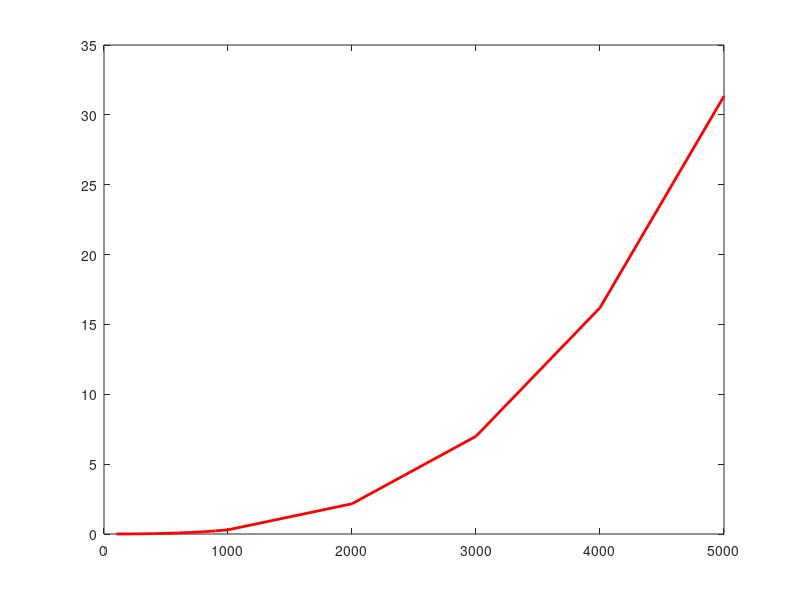

Write MATLAB code to recreate this figure. (Note: this script raises an error after producing the figure.)
   clear
   close all
   X = load('test_timing_w03_l1p1_mn__square__1thread.dat');
   Y = load('test_timing_lapack__square__1thread.dat');
   Z = load('test_timing_w03_qr3__square__1thread.dat');
   ax = axes;
   plot( X(:,1),X(:,6) , 'r', 'LineWidth', 2); hold on;
   plot( X(:,1),Y(:,4) , 'g', 'LineWidth', 2); hold on;
   plot( X(:,1),Z(:,3) , 'b', 'LineWidth', 2);
   grid on
   axis([0 5000 0 50])

   legend
   legend('w03 l1p1','LAPACK','qr3')
   title('VRQT, method comparison, m=n')
   xlabel('dimension size')
   ylabel('time in seconds')

   figure
   ax = axes;
   plot( [0;X(:,1)],[0;X(:,7)] , 'r', 'LineWidth', 2); hold on; 
   plot( X(:,1),Y(:,5) , 'g', 'LineWidth', 2); hold on;
   plot( [0;X(:,1)],[0;Z(:,4)] , 'b', 'LineWidth', 2); 
   grid on
   axis([0 5000 0 11])

   legend
   legend('w03 l1p1','LAPACK','qr3')   
   title('VRQT, method comparison, m=n')
   xlabel('dimension size')
   ylabel('GFlop/second')

